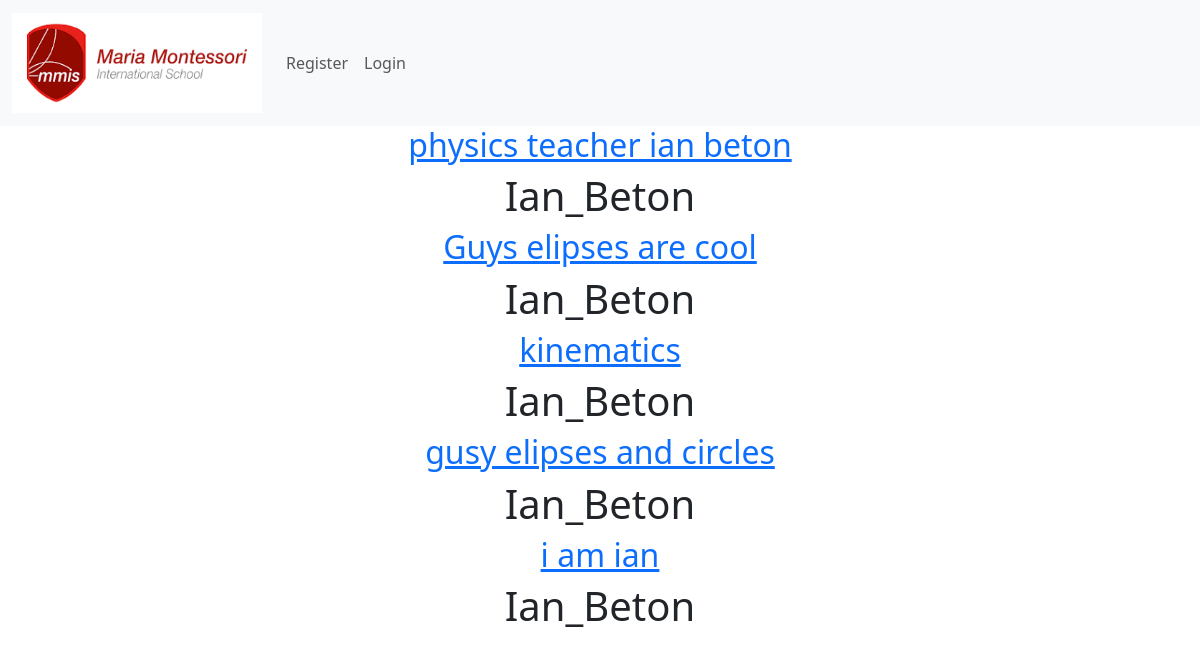
The page /physics/ on the database as committed earlier.
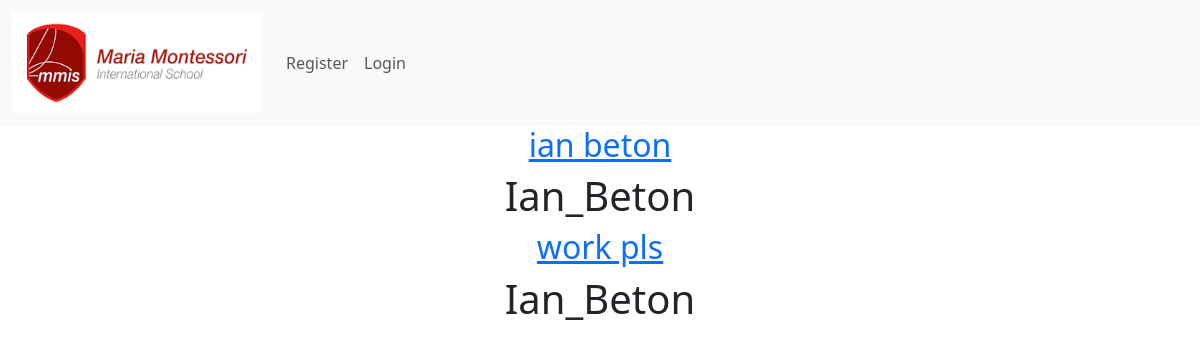
The same page on the database as committed later.
### main/models.py (models this page shows, shortened)
class Post(models.Model):
    author = models.ForeignKey(User, on_delete=models.CASCADE)
    title = models.CharField(max_length=100)
    body = models.TextField()
    category = models.ForeignKey(Category, on_delete=models.CASCADE)
    subject = models.ForeignKey(Subject, on_delete=models.CASCADE)

### main/views.py (the view)
# urls.py: path('physics/', Physics.as_view(), name="physics"),
class Physics(ListView):
    model = Post
    template_name = '12_stem/physics.html'

### main/templates/12_stem/physics.html (shortened to what this page needs)
{% extends 'base.html' %}
{% block content %}
<!DOCTYPE html>
<html>
<body>
<div class="container text-center">
{% for post in object_list %}
{% if post.subject.name == 'Physics'%}
<a href="{%url 'details' post.pk%}" > <h2> {{post.title}} </h2> </a>
     <h1> {{post.author}}</h1>
{% endif %}
{% endfor %}
</div>
</body>
</body>
</html>
{% endblock %}

Rows that differ between the two databases and show on the page:
removed Post: title "Guys elipses are cool", author "Ian_Beton"
no longer on this page (row edited): Post: title "kinematics", author "Ian_Beton"
no longer on this page (row edited): Post: title "i am ian", author "Ian_Beton"
changed Post: title "physics teacher ian beton" → "ian beton"
changed Post: title "gusy elipses and circles" → "work pls"
